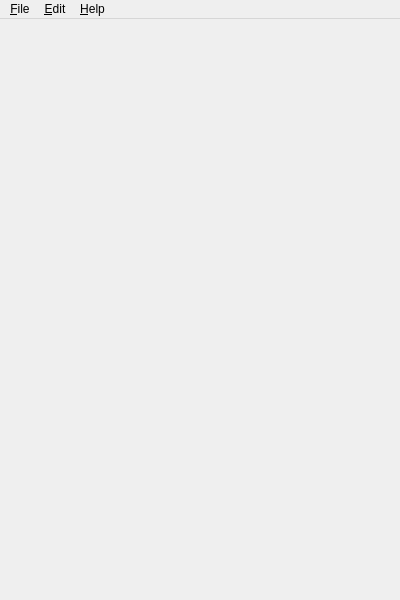
<?xml version="1.0" encoding="UTF-8"?>
<ui version="4.0">
 <class>mvd::MaplaMainWindow</class>
 <widget class="QMainWindow" name="mvd::MaplaMainWindow">
  <property name="geometry">
   <rect>
    <x>0</x>
    <y>0</y>
    <width>400</width>
    <height>600</height>
   </rect>
  </property>
  <property name="windowTitle">
   <string>Main window</string>
  </property>
  <property name="locale">
   <locale language="C" country="AnyCountry"/>
  </property>
  <widget class="QWidget" name="m_CentralWidget"/>
  <widget class="QMenuBar" name="m_MenuBar">
   <property name="geometry">
    <rect>
     <x>0</x>
     <y>0</y>
     <width>400</width>
     <height>22</height>
    </rect>
   </property>
   <widget class="QMenu" name="menu_File">
    <property name="title">
     <string>&amp;File</string>
    </property>
    <addaction name="separator"/>
    <addaction name="action_Quit"/>
   </widget>
   <widget class="QMenu" name="menu_Help">
    <property name="title">
     <string>&amp;Help</string>
    </property>
    <addaction name="action_About"/>
    <addaction name="action_Documentation"/>
   </widget>
   <widget class="QMenu" name="menu_Edit">
    <property name="title">
     <string>&amp;Edit</string>
    </property>
    <addaction name="action_Preferences"/>
   </widget>
   <addaction name="menu_File"/>
   <addaction name="menu_Edit"/>
   <addaction name="menu_Help"/>
  </widget>
  <action name="action_Quit">
   <property name="text">
    <string>&amp;Quit</string>
   </property>
   <property name="toolTip">
    <string>Quit application.</string>
   </property>
   <property name="shortcut">
    <string>Ctrl+Q</string>
   </property>
  </action>
  <action name="action_ImportImage">
   <property name="enabled">
    <bool>true</bool>
   </property>
   <property name="icon">
    <iconset resource="mvdMaplaMainWindow.qrc">
     <normaloff>:/icons/action_Open_Icon</normaloff>:/icons/action_Open_Icon</iconset>
   </property>
   <property name="text">
    <string>&amp;Import image...</string>
   </property>
   <property name="iconText">
    <string>Import image...</string>
   </property>
   <property name="toolTip">
    <string>Import image-file.</string>
   </property>
   <property name="shortcut">
    <string>Ctrl+O</string>
   </property>
  </action>
  <action name="action_About">
   <property name="text">
    <string>&amp;About...</string>
   </property>
   <property name="iconText">
    <string>About...</string>
   </property>
   <property name="toolTip">
    <string>About...</string>
   </property>
  </action>
  <action name="action_Preferences">
   <property name="enabled">
    <bool>false</bool>
   </property>
   <property name="text">
    <string>Prefere&amp;nces</string>
   </property>
  </action>
  <action name="action_Documentation">
   <property name="text">
    <string>Documentation</string>
   </property>
   <property name="shortcut">
    <string>F1</string>
   </property>
  </action>
 </widget>
 <resources>
  <include location="mvdMaplaMainWindow.qrc"/>
 </resources>
 <connections/>
</ui>
